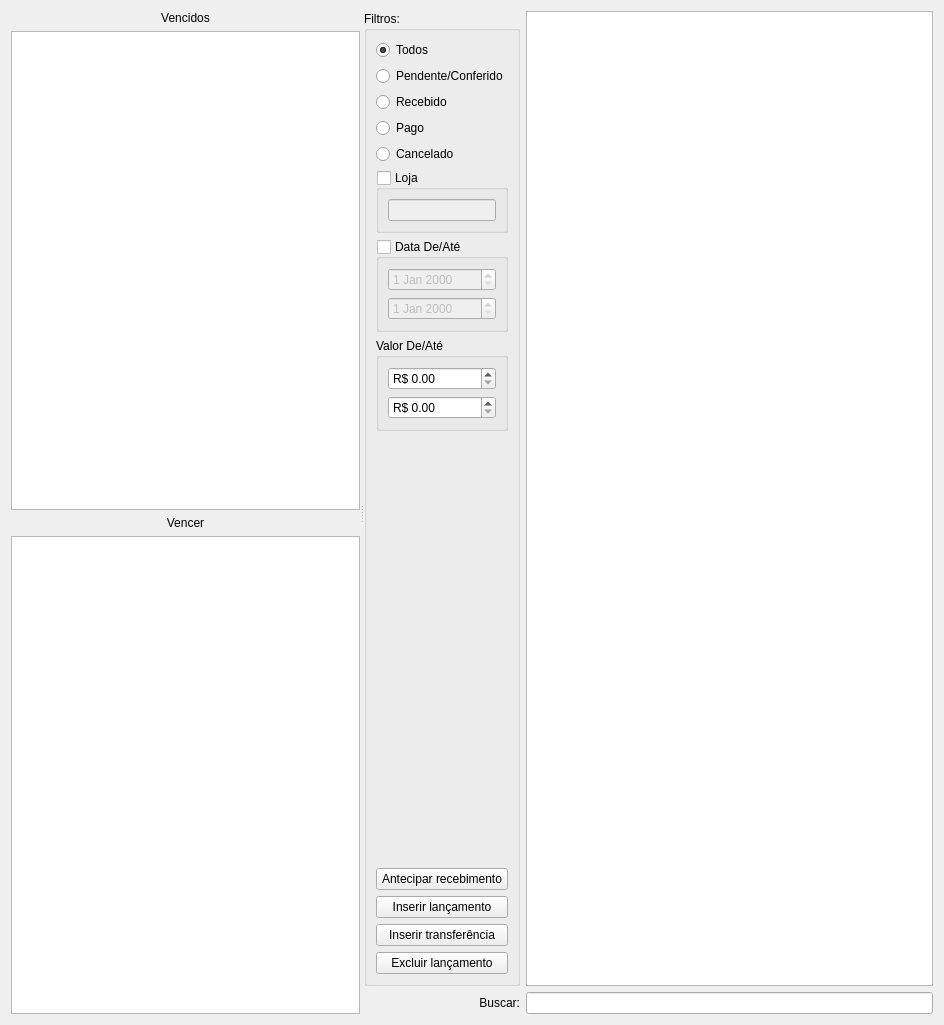
<?xml version="1.0" encoding="UTF-8"?>
<ui version="4.0">
 <class>WidgetContas</class>
 <widget class="QWidget" name="WidgetContas">
  <property name="geometry">
   <rect>
    <x>0</x>
    <y>0</y>
    <width>944</width>
    <height>1025</height>
   </rect>
  </property>
  <property name="windowTitle">
   <string>Form</string>
  </property>
  <layout class="QGridLayout" name="gridLayout_6">
   <item row="0" column="0">
    <widget class="QSplitter" name="splitter">
     <property name="orientation">
      <enum>Qt::Horizontal</enum>
     </property>
     <widget class="QWidget" name="layoutWidget">
      <layout class="QGridLayout" name="gridLayout">
       <item row="1" column="0" colspan="2">
        <widget class="TableView" name="tableVencidos">
         <property name="mouseTracking">
          <bool>true</bool>
         </property>
         <property name="editTriggers">
          <set>QAbstractItemView::NoEditTriggers</set>
         </property>
         <property name="selectionMode">
          <enum>QAbstractItemView::SingleSelection</enum>
         </property>
         <property name="selectionBehavior">
          <enum>QAbstractItemView::SelectRows</enum>
         </property>
        </widget>
       </item>
       <item row="3" column="0" colspan="2">
        <widget class="TableView" name="tableVencer">
         <property name="mouseTracking">
          <bool>true</bool>
         </property>
         <property name="editTriggers">
          <set>QAbstractItemView::NoEditTriggers</set>
         </property>
         <property name="selectionMode">
          <enum>QAbstractItemView::SingleSelection</enum>
         </property>
         <property name="selectionBehavior">
          <enum>QAbstractItemView::SelectRows</enum>
         </property>
        </widget>
       </item>
       <item row="2" column="0" colspan="2">
        <widget class="QLabel" name="label_2">
         <property name="text">
          <string>Vencer</string>
         </property>
         <property name="alignment">
          <set>Qt::AlignCenter</set>
         </property>
        </widget>
       </item>
       <item row="0" column="0" colspan="2">
        <widget class="QLabel" name="label">
         <property name="text">
          <string>Vencidos</string>
         </property>
         <property name="alignment">
          <set>Qt::AlignCenter</set>
         </property>
        </widget>
       </item>
      </layout>
     </widget>
     <widget class="QWidget" name="layoutWidget2">
      <layout class="QGridLayout" name="gridLayout_3">
       <item row="0" column="0">
        <widget class="QGroupBox" name="groupBoxFiltros">
         <property name="enabled">
          <bool>true</bool>
         </property>
         <property name="title">
          <string>Filtros:</string>
         </property>
         <layout class="QGridLayout" name="gridLayout_12">
          <item row="13" column="0">
           <widget class="QPushButton" name="pushButtonInserirLancamento">
            <property name="enabled">
             <bool>true</bool>
            </property>
            <property name="text">
             <string>Inserir lançamento</string>
            </property>
           </widget>
          </item>
          <item row="5" column="0">
           <widget class="QRadioButton" name="radioButtonCancelado">
            <property name="enabled">
             <bool>true</bool>
            </property>
            <property name="text">
             <string>Cancelado</string>
            </property>
           </widget>
          </item>
          <item row="1" column="0">
           <widget class="QRadioButton" name="radioButtonPendente">
            <property name="enabled">
             <bool>true</bool>
            </property>
            <property name="text">
             <string>Pendente/Conferido</string>
            </property>
           </widget>
          </item>
          <item row="0" column="0">
           <widget class="QRadioButton" name="radioButtonTodos">
            <property name="enabled">
             <bool>true</bool>
            </property>
            <property name="text">
             <string>Todos</string>
            </property>
            <property name="checked">
             <bool>true</bool>
            </property>
           </widget>
          </item>
          <item row="12" column="0">
           <widget class="QPushButton" name="pushButtonAdiantarRecebimento">
            <property name="enabled">
             <bool>true</bool>
            </property>
            <property name="text">
             <string>Antecipar recebimento</string>
            </property>
           </widget>
          </item>
          <item row="3" column="0">
           <widget class="QRadioButton" name="radioButtonRecebido">
            <property name="enabled">
             <bool>true</bool>
            </property>
            <property name="text">
             <string>Recebido</string>
            </property>
           </widget>
          </item>
          <item row="4" column="0">
           <widget class="QRadioButton" name="radioButtonPago">
            <property name="enabled">
             <bool>true</bool>
            </property>
            <property name="text">
             <string>Pago</string>
            </property>
           </widget>
          </item>
          <item row="14" column="0">
           <widget class="QPushButton" name="pushButtonInserirTransferencia">
            <property name="enabled">
             <bool>true</bool>
            </property>
            <property name="text">
             <string>Inserir transferência</string>
            </property>
           </widget>
          </item>
          <item row="9" column="0">
           <widget class="QGroupBox" name="groupBox">
            <property name="title">
             <string>Valor De/Até</string>
            </property>
            <layout class="QGridLayout" name="gridLayout_5">
             <item row="0" column="0">
              <widget class="QDoubleSpinBox" name="doubleSpinBoxDe">
               <property name="prefix">
                <string>R$ </string>
               </property>
               <property name="maximum">
                <double>99999.990000000005239</double>
               </property>
              </widget>
             </item>
             <item row="1" column="0">
              <widget class="QDoubleSpinBox" name="doubleSpinBoxAte">
               <property name="prefix">
                <string>R$ </string>
               </property>
               <property name="maximum">
                <double>99999.990000000005239</double>
               </property>
              </widget>
             </item>
            </layout>
           </widget>
          </item>
          <item row="8" column="0">
           <widget class="QGroupBox" name="groupBoxData">
            <property name="enabled">
             <bool>true</bool>
            </property>
            <property name="title">
             <string>Data De/Até</string>
            </property>
            <property name="checkable">
             <bool>true</bool>
            </property>
            <property name="checked">
             <bool>false</bool>
            </property>
            <layout class="QGridLayout" name="gridLayout_4">
             <item row="1" column="0">
              <widget class="QDateEdit" name="dateEditDe">
               <property name="enabled">
                <bool>false</bool>
               </property>
              </widget>
             </item>
             <item row="2" column="0">
              <widget class="QDateEdit" name="dateEditAte">
               <property name="enabled">
                <bool>false</bool>
               </property>
              </widget>
             </item>
            </layout>
           </widget>
          </item>
          <item row="7" column="0">
           <widget class="QGroupBox" name="groupBoxLojas">
            <property name="enabled">
             <bool>true</bool>
            </property>
            <property name="title">
             <string>Loja</string>
            </property>
            <property name="checkable">
             <bool>true</bool>
            </property>
            <property name="checked">
             <bool>false</bool>
            </property>
            <layout class="QGridLayout" name="gridLayout_2">
             <item row="0" column="0">
              <widget class="ItemBox" name="itemBoxLojas">
               <property name="sizePolicy">
                <sizepolicy hsizetype="Maximum" vsizetype="Fixed">
                 <horstretch>0</horstretch>
                 <verstretch>0</verstretch>
                </sizepolicy>
               </property>
              </widget>
             </item>
            </layout>
           </widget>
          </item>
          <item row="15" column="0">
           <widget class="QPushButton" name="pushButtonExcluirLancamento">
            <property name="enabled">
             <bool>true</bool>
            </property>
            <property name="text">
             <string>Excluir lançamento</string>
            </property>
           </widget>
          </item>
          <item row="11" column="0">
           <spacer name="verticalSpacer_5">
            <property name="orientation">
             <enum>Qt::Vertical</enum>
            </property>
            <property name="sizeHint" stdset="0">
             <size>
              <width>20</width>
              <height>290</height>
             </size>
            </property>
           </spacer>
          </item>
         </layout>
        </widget>
       </item>
       <item row="0" column="1">
        <widget class="TableView" name="table">
         <property name="mouseTracking">
          <bool>true</bool>
         </property>
         <property name="editTriggers">
          <set>QAbstractItemView::NoEditTriggers</set>
         </property>
         <property name="alternatingRowColors">
          <bool>true</bool>
         </property>
         <property name="selectionMode">
          <enum>QAbstractItemView::SingleSelection</enum>
         </property>
         <property name="selectionBehavior">
          <enum>QAbstractItemView::SelectRows</enum>
         </property>
         <attribute name="horizontalHeaderCascadingSectionResizes">
          <bool>true</bool>
         </attribute>
         <attribute name="horizontalHeaderStretchLastSection">
          <bool>false</bool>
         </attribute>
        </widget>
       </item>
       <item row="1" column="0">
        <widget class="QLabel" name="labelContasReceberBuscar">
         <property name="enabled">
          <bool>true</bool>
         </property>
         <property name="text">
          <string>Buscar:</string>
         </property>
         <property name="alignment">
          <set>Qt::AlignRight|Qt::AlignTrailing|Qt::AlignVCenter</set>
         </property>
        </widget>
       </item>
       <item row="1" column="1">
        <widget class="QLineEdit" name="lineEditBusca">
         <property name="enabled">
          <bool>true</bool>
         </property>
        </widget>
       </item>
      </layout>
     </widget>
    </widget>
   </item>
  </layout>
 </widget>
 <customwidgets>
  <customwidget>
   <class>TableView</class>
   <extends>QTableView</extends>
   <header>src/tableview.h</header>
  </customwidget>
  <customwidget>
   <class>ItemBox</class>
   <extends>QLineEdit</extends>
   <header>src/itembox.h</header>
  </customwidget>
 </customwidgets>
 <resources/>
 <connections/>
</ui>
